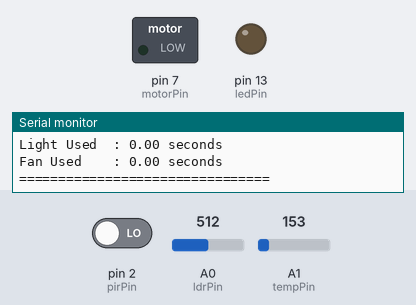
This sketch was run on a simulated Arduino Uno, built with avr-gcc and run on an emulated ATmega328P. Shown: switched loads named in the sketch (green lamp = pin HIGH), output pins drawn as LEDs (lit = HIGH), the last lines printed to the serial monitor. Inputs (shaded band) come from the test bench; at power-on: A1 (tempPin) = 153, pin 2 (pirPin) LOW, A0 (ldrPin) = 512.

Above: at 2.0 s.
2.1 s: A1 (tempPin) set to 133
3.9 s: A1 (tempPin) set to 112
5.7 s: pin 2 (pirPin) driven HIGH
9.3 s: A0 (ldrPin) set to 416
11.5 s: A0 (ldrPin) set to 386
At 12.1 s:
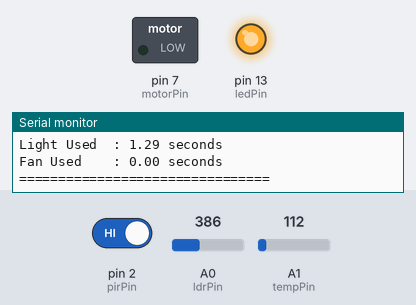
13.3 s: A1 (tempPin) set to 144
15.4 s: A1 (tempPin) set to 172
At 16.8 s:
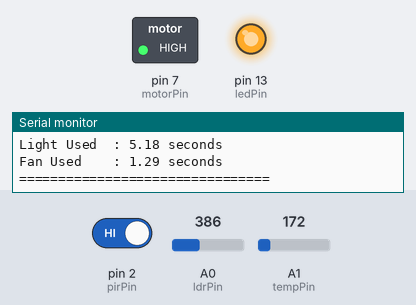
Timing chart, 0 to 18.2 s (numbered marks = the images above; inputs shaded):
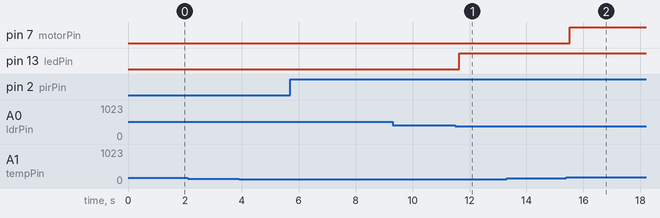

The sketch:

SmartClass.ino
```cpp
// Smart Classroom Energy Saver

int pirPin = 2;
int ledPin = 13;
int ldrPin = A0;
int tempPin = A1;
int motorPin = 7;

// Energy usage counters
unsigned long lightTime = 0;
unsigned long fanTime = 0;
unsigned long lastTime = 0;

void setup() {
  pinMode(pirPin, INPUT);
  pinMode(ledPin, OUTPUT);
  pinMode(motorPin, OUTPUT);

  Serial.begin(9600);

  lastTime = millis();
}

void loop() {

  // Read sensors
  int motion = digitalRead(pirPin);
  int ldrValue = analogRead(ldrPin);

  int tempValue = analogRead(tempPin);
  float voltage = tempValue * (5.0 / 1023.0);
  float temperature = (voltage - 0.5) * 100.0;

  // Light control
  bool lightOn = false;

  if (motion == HIGH && ldrValue < 400) {
    digitalWrite(ledPin, HIGH);
    lightOn = true;
  }
  else {
    digitalWrite(ledPin, LOW);
  }

  // Fan control
  bool fanOn = false;

  if (motion == HIGH && temperature >= 28) {
    digitalWrite(motorPin, HIGH);
    fanOn = true;
  }
  else {
    digitalWrite(motorPin, LOW);
  }

  // Calculate time used
  unsigned long currentTime = millis();
  unsigned long elapsedTime = currentTime - lastTime;

  if (lightOn) {
    lightTime += elapsedTime;
  }

  if (fanOn) {
    fanTime += elapsedTime;
  }

  lastTime = currentTime;

  // Convert milliseconds to seconds
  float lightSeconds = lightTime / 1000.0;
  float fanSeconds = fanTime / 1000.0;

  // Serial Dashboard
  Serial.println();
  Serial.println("================================");
  Serial.println("     SMART CLASSROOM");
  Serial.println("================================");

  Serial.print("Room Status : ");
  if (motion == HIGH)
    Serial.println("OCCUPIED");
  else
    Serial.println("EMPTY");

  Serial.print("Temperature : ");
  Serial.print(temperature);
  Serial.println(" C");

  Serial.print("Light       : ");
  if (lightOn)
    Serial.println("ON");
  else
    Serial.println("OFF");

  Serial.print("Fan         : ");
  if (fanOn)
    Serial.println("ON");
  else
    Serial.println("OFF");

  Serial.println("--------------------------------");
  Serial.println("ENERGY USAGE");
  Serial.println("--------------------------------");

  Serial.print("Light Used  : ");
  Serial.print(lightSeconds);
  Serial.println(" seconds");

  Serial.print("Fan Used    : ");
  Serial.print(fanSeconds);
  Serial.println(" seconds");

  Serial.println("================================");

  delay(1000);
}
```

Measured:
- the behaviour switches between 400 and 399 on A0 (ldrPin) (found by bisection; images 0 and 1)
- the behaviour switches between 159 and 160 on A1 (tempPin) (found by bisection; images 1 and 2)
- after the input at 11.5 s, pin 13 (ledPin): LOW → HIGH after 0.14 s
- after the input at 15.4 s, pin 7 (motorPin): LOW → HIGH after 0.12 s
